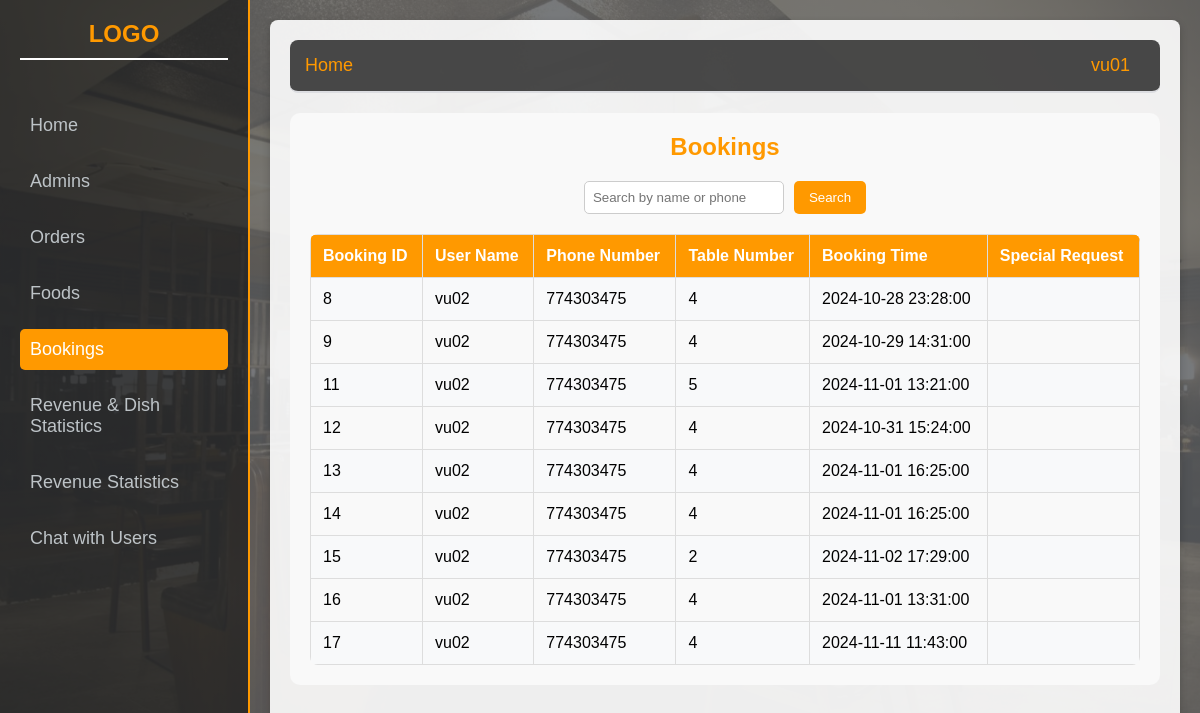
The app's page /admin_interface/books.php (signed in) with its own data.
### tables this page shows
CREATE TABLE `booking_history` (
  `booking_id` int(11) NOT NULL,
  `user_id` int(11) DEFAULT NULL,
  `booking_code` varchar(50) DEFAULT NULL,
  `booking_time` datetime DEFAULT NULL,
  `booking_day` date DEFAULT NULL,
  `table_id` int(11) DEFAULT NULL,
  `special_request` text DEFAULT NULL,
  `table_number` varchar(11) NOT NULL
);

CREATE TABLE `user` (
  `user_id` int(11) NOT NULL,
  `user_name` varchar(100) NOT NULL,
  `phone_number` int(11) DEFAULT NULL,
  `email` varchar(100) DEFAULT NULL,
  `password` text NOT NULL,
  `role` int(11) NOT NULL
);

CREATE TABLE `restaurant_table` (
  `table_id` int(11) NOT NULL,
  `table_number` int(11) NOT NULL,
  `status` varchar(20) DEFAULT 'empty',
  `user_id` int(11) DEFAULT NULL
);

### admin_interface/books.php (the view, shortened to what this page needs)
<?php
include("config/config.php");
if (isset($_SESSION['user_name'])) {
    $userName = $_SESSION['user_name'];
} else {
    $userName = "USER";
}
$search_query = "";
$sql = "SELECT b.booking_id, u.user_name, u.phone_number, t.table_number, b.booking_time, special_request
        FROM booking_history b
        JOIN user u ON b.user_id = u.user_id
        JOIN restaurant_table t ON b.table_id = t.table_id";
$result = $mysqli->query($sql);
?>
<!DOCTYPE html>
<html lang="en">
<head>
    <link rel="stylesheet" href="books.css">
</head>
<body>
    <div class="sidebar">
        <h2>LOGO</h2>
        <ul>
        <li><a href="admin.php">Home</a></li>
            <li><a href="admins.php">Admins</a></li>
            <li><a href="orders.php">Orders</a></li>
            <li><a href="foods.php">Foods</a></li>
            <li><a href="books.php">Bookings</a></li>
            <li><a href="statistics.php" class="button">Revenue & Dish Statistics</a></li>
            <li><a href="statistical.php">Revenue Statistics</a></li>
            <li><a href="../chat.php">Chat with Users</a></li>
        </ul>
    </div>
    <div class="main-content">
        <div class="navbar">
            <a href="#">Home</a>
            <div class="dropdown">
            <a href="#" class="user-btn" id="user-btn"><?php echo htmlspecialchars($userName); ?></a>
            </div>
        </div>
        <div class="bookings-section">
            <h2>Bookings</h2>
            <form method="post" action="">
                <input type="text" name="search" placeholder="Search by name or phone" value="<?php echo htmlspecialchars($search_query); ?>">
                <button type="submit">Search</button>
            </form>
            <table>
                <thead>
                    <tr>
                        <th>Booking ID</th>
                        <th>User Name</th>
                        <th>Phone Number</th>
                        <th>Table Number</th>
                        <th>Booking Time</th>
                        <th>Special Request</th>
                    </tr>
                </thead>
                <tbody>
                    <?php while ($row = $result->fetch_assoc()): ?>
                        <tr>
                            <td><?php echo htmlspecialchars($row['booking_id']); ?></td>
                            <td><?php echo htmlspecialchars($row['user_name']); ?></td>
                            <td><?php echo htmlspecialchars($row['phone_number']); ?></td>
                            <td><?php echo htmlspecialchars($row['table_number']); ?></td>
                            <td><?php echo htmlspecialchars($row['booking_time']); ?></td>
                            <td><?php echo htmlspecialchars($row['special_request']); ?></td>
                        </tr>
                    <?php endwhile; ?>
                </tbody>
            </table>
        </div>
    </div>
</body>
</html>

### admin_interface/books.css (style rules this page uses)
* { margin: 0; padding: 0; box-sizing: border-box; }
body { font-family: 'Arial', sans-serif; background: linear-gradient(rgba(233, 239, 246, 0.7), rgba(233, 239, 246, 0.7)), url('../user_interface/images/da4.jpg'); background-size: cover; background-repeat: no-repeat; background-position: center; padding: 20px; border-radius: 8px; }
body::before { content: ""; position: fixed; top: 0; left: 0; width: 100%; height: 100%; background-color: rgba(0, 0, 0, 0.5); z-index: -1; }
.sidebar { width: 250px; background-color: rgba(0, 0, 0, 0.5); height: 100vh; padding: 20px; position: fixed; top: 0; left: 0; display: flex; flex-direction: column; gap: 15px; border-right: 2px solid #ff9900; }
.sidebar h2 { color: #ff9900; font-size: 24px; text-align: center; margin-bottom: 30px; border-bottom: 2px solid #fff; padding-bottom: 10px; }
.sidebar ul { list-style-type: none; }
.sidebar ul li { margin-bottom: 15px; }
.sidebar ul li a { color: #bdc3c7; text-decoration: none; font-size: 18px; padding: 10px; display: block; border-radius: 5px; transition: background-color 0.3s ease, color 0.3s ease; }
.sidebar ul li:nth-child(5) a { background-color: #ff9900; color: #fff; }
.main-content { margin-left: 250px; padding: 20px; width: calc(100% - 250px); min-height: 100vh; box-shadow: 0 4px 8px rgba(0, 0, 0, 0.2); border-radius: 8px; background-color: rgba(255, 255, 255, 0.9); }
.navbar { display: flex; justify-content: space-between; align-items: center; background-color: rgba(0, 0, 0, 0.7); padding: 15px; border-bottom: 2px solid #dcdde1; border-radius: 8px; margin-bottom: 20px; }
.navbar a { color: #ff9900; text-decoration: none; font-size: 18px; transition: color 0.3s ease; }
form { margin-bottom: 20px; }
form input[type="text"] { padding: 10px; border: 1px solid #ccc; border-radius: 4px; width: calc(100% - 120px); }
form button { padding: 10px; background-color: #2980b9; color: white; border: none; border-radius: 4px; cursor: pointer; }
table { width: 100%; border-collapse: collapse; margin-top: 20px; font-family: Arial, sans-serif; background-color: #f8f9fa; border-radius: 8px; overflow: hidden; }
table th, table td { padding: 12px; text-align: left; border: 1px solid #ddd; }
table th { background-color: #ff9900; color: white; font-weight: bold; }
table tr:nth-child(even) { background-color: #f9f9f9; }
.user-btn { color: #2d3e50; font-size: 18px; background-color: transparent; border: none; cursor: pointer; padding: 10px 15px; border-radius: 5px; transition: background-color 0.3s ease; }
.bookings-section { padding: 20px; background-color: #f9f9f9; border-radius: 10px; max-width: 100%; margin: 0 auto; }
.bookings-section h2 { color: #ff9900; font-size: 24px; text-align: center; margin-bottom: 20px; }
.bookings-section form { display: flex; justify-content: center; margin-bottom: 20px; gap: 10px; }
.bookings-section form input[type="text"] { padding: 8px; width: 200px; border: 1px solid #ccc; border-radius: 5px; }
.bookings-section form button { padding: 8px 15px; background-color: #ff9900; color: #fff; border: none; border-radius: 5px; cursor: pointer; transition: background-color 0.3s; }
table { width: 100%; border-collapse: collapse; margin-top: 20px; }
.bookings-section table thead { background-color: #ff9900; color: #fff; }
th, td { padding: 10px; text-align: left; border-bottom: 1px solid #ddd; }
th { background-color: #f9f9f9; font-weight: bold; }
.dropdown { position: relative; display: inline-block; }

### records on screen
booking_history: booking_id "8", user.user_name "vu02", user.phone_number "774303475", table.table_number "4", booking_time "2024-10-28 23:28:00"
booking_history: booking_id "9", user.user_name "vu02", user.phone_number "774303475", table.table_number "4", booking_time "2024-10-29 14:31:00"
booking_history: booking_id "11", user.user_name "vu02", user.phone_number "774303475", table.table_number "5", booking_time "2024-11-01 13:21:00"
booking_history: booking_id "12", user.user_name "vu02", user.phone_number "774303475", table.table_number "4", booking_time "2024-10-31 15:24:00"
booking_history: booking_id "13", user.user_name "vu02", user.phone_number "774303475", table.table_number "4", booking_time "2024-11-01 16:25:00"
booking_history: booking_id "14", user.user_name "vu02", user.phone_number "774303475", table.table_number "4", booking_time "2024-11-01 16:25:00"
booking_history: booking_id "15", user.user_name "vu02", user.phone_number "774303475", table.table_number "2", booking_time "2024-11-02 17:29:00"
booking_history: booking_id "16", user.user_name "vu02", user.phone_number "774303475", table.table_number "4", booking_time "2024-11-01 13:31:00"
booking_history: booking_id "17", user.user_name "vu02", user.phone_number "774303475", table.table_number "4", booking_time "2024-11-11 11:43:00"

### other values on screen
$userName "vu01"
